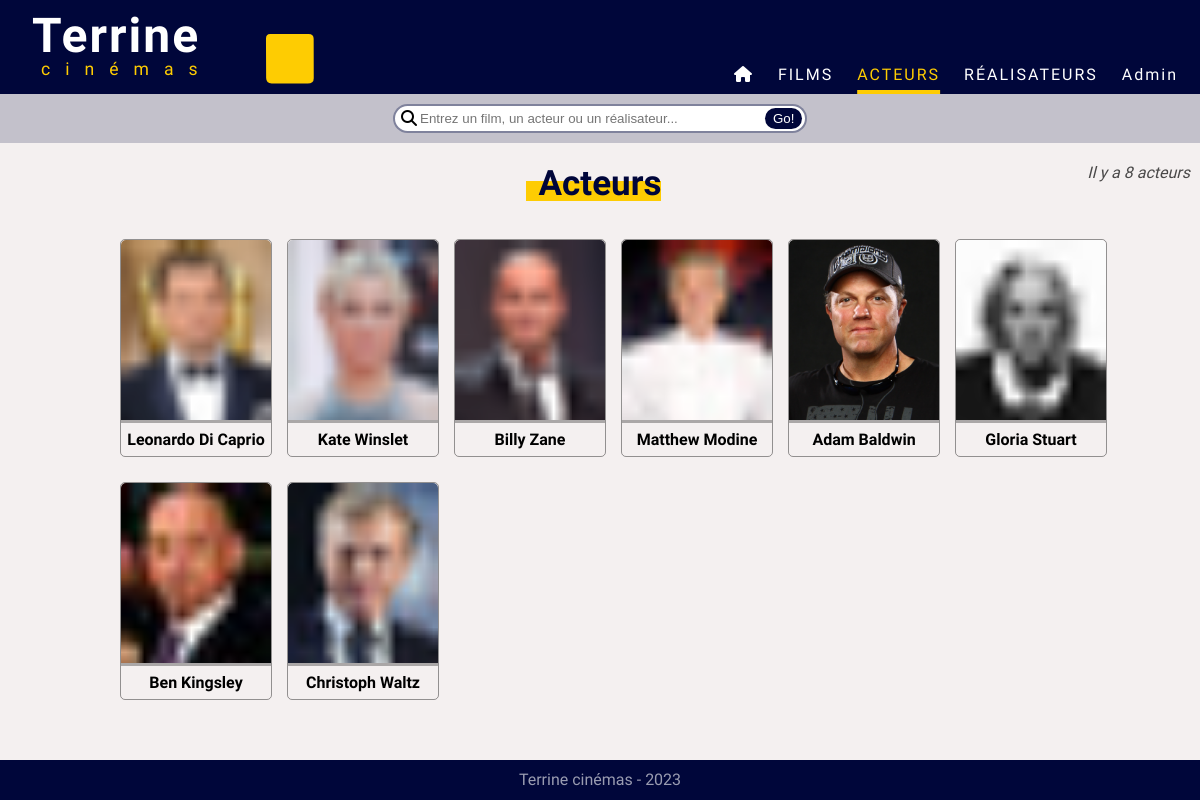
The page /index.php?action=listActors on the database as committed earlier.
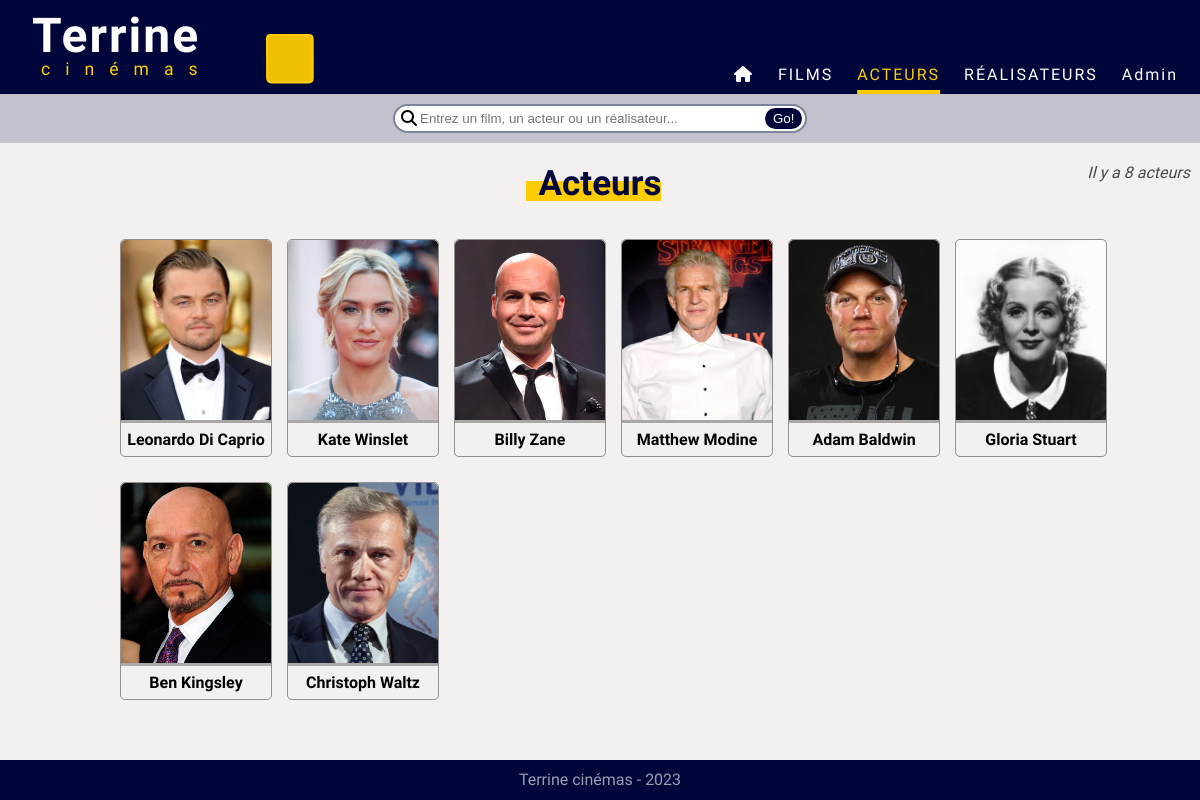
The same page on the database as committed later.
### tables this page shows
CREATE TABLE IF NOT EXISTS `actor` (
  `actor_id` int NOT NULL AUTO_INCREMENT,
  `person_id` int DEFAULT NULL,
  PRIMARY KEY (`actor_id`),
  KEY `FK_actor_person` (`person_id`),
  CONSTRAINT `FK_actor_person` FOREIGN KEY (`person_id`) REFERENCES `person` (`person_id`)
);

CREATE TABLE IF NOT EXISTS `person` (
  `person_id` int NOT NULL AUTO_INCREMENT,
  `person_firstName` varchar(150) NOT NULL,
  `person_lastName` varchar(150) NOT NULL,
  `person_gender` varchar(10) DEFAULT NULL,
  `person_birthDate` date DEFAULT NULL,
  `person_imgUrl` varchar(150) DEFAULT NULL,
  `create_Time` datetime DEFAULT CURRENT_TIMESTAMP,
  PRIMARY KEY (`person_id`)
);

### controller/ActorController.php (called while the page is built, shortened)
<?php
    class ActorController {
        public function listActors() {
            $pdo = Connect::seConnecter();
            $request = $pdo->query("
                SELECT CONCAT(person_firstName, ' ', person_lastName) AS actorName, actor_id, p.person_imgUrl
                FROM person p
                INNER JOIN actor a ON a.person_id = p.person_id
            ");
            require "view/listActors.php";
        }
    }
?>

### view/listActors.php (the view, shortened to what this page needs)
    <p class="countElems">Il y a <?= $request->rowCount() ?> acteurs</p>
    <div class="subtitleDiv">
        <h2 class="movieListTitle">Acteurs</h2>
        <div class="underlineMovieListTitle"></div>
    </div>
    <ul class="actorsListGrid">
        <?php
        foreach ($request->fetchAll() as $actor) {
        ?>
            <a href="index.php?action=actorDetails&id=<?= $actor['actor_id'] ?>" class="actorsCard">
                <li>
                    <div class="personCardImgWrapper">
                        <img class="personCardImg" src="<?= $actor['person_imgUrl'] ?>">
                    </div>
                    <p class="actorCardName"><?= $actor["actorName"] ?></p>
                </li>
            </a>
        <?php
        }
        ?>
    </ul>
<?php
    $activeNavHome = "";
    $activeNavMovies = "";
    $activeNavActors = "activeNav";
    $activeNavDirectors = "";
    $activeNavAdmin = "";
    $contenu = ob_get_clean();
    require "view/template.php";
?>

### index.php (shortened to what this page needs)
<?php
    include "controller/ActorController.php";
    $ctrlHome = new HomeController();
    $ctrlActors = new ActorController();
    if(isset($_GET["action"])) {
        switch($_GET["action"]) {
            case "listActors":
                $ctrlActors->listActors();
                break;
        }
    }
    else {
        session_destroy();
        $ctrlHome->getHomepage();
    }
?>

### view/template.php (shortened to what this page needs)
<!DOCTYPE html>
<html lang="fr">
    <head>
        <link rel="stylesheet" href="public/css/style.css">
        <link rel="stylesheet" href="public/css/stylePhone.css">
        <link rel="stylesheet" href="https://cdn.datatables.net/1.13.4/css/jquery.dataTables.css">
        <link rel="stylesheet" href="//code.jquery.com/ui/1.13.2/themes/base/jquery-ui.css">
        <link rel="stylesheet" href="/resources/demos/style.css">
    </head>
    <body>
        <header>
            <div id="title">
                <a href="index.php">
                    <h1>Terrine</h1>
                    <span>cinémas</span>
                </a>
            </div>
            <ul>
                <a href="index.php">
                    <li class="<?= $activeNavHome ?>">
                        <i class="fa-solid fa-house"></i>
                    </li>
                </a>
                <a href="index.php?action=listMovies">
                    <li class="<?= $activeNavMovies ?>">
                        FILMS
                    </li>
                </a>
                <a href="index.php?action=listActors">
                    <li class="<?= $activeNavActors ?>">ACTEURS</li>
                </a>
                <a href="index.php?action=listDirectors">
                    <li class="<?= $activeNavDirectors ?>">RÉALISATEURS</li></a>
                <a href="index.php?action=admin">
                    <li class="<?= $activeNavAdmin ?>">Admin</li>
                </a>
            </ul>
        </header>
        <main>
            <div id="searchDiv">
                <form action="index.php?action=search" method="post">
                    <i id="searchIcon" class="fa-solid fa-magnifying-glass"></i>
                    <input id="inputSearch" name="inputSearch" type="text" placeholder="Entrez un film, un acteur ou un réalisateur...">
                    <input id="searchSubmit" type="submit" value="Go!">
                </form>
            </div>
            <?= $contenu ?>
        </main>
        <footer>
            <p>Terrine cinémas - 2023</p>
        </footer>
    </body>
</html>

### public/css/style.css (style rules this page uses)
:root { --primary-color: #00063a; --secondary-color: #FECC02; }
body { background-color: #f4f0f0; margin: 0; animation: fadeIn 0.5s ease forwards; }
a, a:hover, a:visited, a:active { color: inherit; text-decoration: none; }
ul { list-style: none; padding-inline-start: 0; }
li { list-style: none; }
h2 { color: var(--primary-color); }
header { display: inline-flex; width: 100%; position: relative; height: fit-content; background-color: var(--primary-color); font-family: 'Righteous', cursive; letter-spacing: 2px; overflow: hidden; }
#title { padding-bottom: 10px; }
#title h1 { font-size: 3em; margin-block-start: 0; margin-block-end: 0; color: white; margin-left: 32px; padding-top: 7px; }
#title span { font-size: 1.1em; color: var(--secondary-color); letter-spacing: 15px; margin-left: 41px; position: relative; bottom: 5px; }
header ul { position: absolute; right: 10px; bottom: 0px; display: inline-flex; color: white; list-style-type: none; margin-block-end: 3px; font-size: 100%; }
header ul li { margin: 0 5px; padding: 7px; cursor: pointer; text-decoration: underline; text-decoration-color: var(--secondary-color); text-underline-offset: 14px; text-decoration-thickness: 0px; transition: all 0.5s; }
.activeNav { color: var(--secondary-color); text-decoration: underline; text-decoration-color: var(--secondary-color); text-underline-offset: 10px; text-decoration-thickness: 5px; }
.titleSvgContainer { position: absolute; top: 0; }
main { font-family: 'Roboto condensed', sans-serif; text-align:center; width: 100%; margin: 0 auto; margin-bottom: 40px; position: relative; }
.movieListTitle { font-size:1.9em; }
.underlineMovieListTitle { width: 110%; position: absolute; height: 20px; bottom: 3px; right: 0px; z-index: -99; background-color: var(--secondary-color); }
.actorsListGrid { display: grid; grid-template-columns: repeat(6, 1fr); grid-template-rows: 1fr; grid-column-gap: 15px; grid-row-gap: 25px; width: 80%; margin: 0 auto; }
.personCardImg { width: 150px; height: 200px; border-top-left-radius: 5px; border-top-right-radius: 5px; margin: 0 auto; transition: all 0.5s; }
.personCardImgWrapper { width: 150px; height: 180px; overflow: hidden; border-bottom: 3px solid rgba(0,0,0,0.3); }
.actorsCard { display: block; margin: 0 auto; width: 150px; border: 1px solid rgba(0, 0, 0, 0.4); border-radius: 5px; height: fit-content; transition: all 0.5s; }
.actorCardName { font-weight: bold; margin-block-start: 0; margin-block-end: 0; padding: 7px 0; transition: all 0.5s; text-align: center; border-bottom-right-radius: 5px; border-bottom-left-radius: 5px; }
#searchDiv { width: 100%; padding: 10px 0; background-color: rgb(0 6 58 / 20%); }
#searchDiv form { position: relative; width: 50%; margin: 0px auto 0 auto; }
#searchIcon { position: absolute; top: 6px; transform: translateX(8px); z-index: 99; }
#searchSubmit { position: absolute; top: 4px; border-width: 0; padding: 3px 8px; border-radius: 100px; transform: translateX(-42px); background-color: var(--primary-color); color: white; cursor: pointer; transition: all 0.4s; }
#inputSearch { position: relative; width: 60%; padding: 5px 25px; border: 2px solid rgba(0, 6, 58, 0.5); border-radius: 100px; transition: all 0.5s; }
.subtitleDiv { width: fit-content; margin: 0 auto; position: relative; margin-bottom: 35px; font-size: 1.15em; }
.subtitleDiv h2 { margin-block-start: 0; margin-block-end: 0; }
.countElems { position: absolute; right: 10px; font-style: italic; opacity: 0.7; margin-block-start: 0; margin-block-end: 0; }
a { text-decoration: none; }
footer { position: fixed; height: 40px; bottom: 0; background-color: var(--primary-color); width: 100%; margin-top: 20px; }
footer p { font-family: 'Roboto condensed', sans-serif; position: relative; text-align: center; color: white; opacity: 0.6; font-weight: 100; margin-block-start: 0; margin-block-end: 0; padding: 10px 0; }

Rows that differ between the two databases and show on the page:
changed through a linked row, actor (number 1 of 8 on the later page): person.person_imgUrl: a different picture
changed through a linked row, actor (number 2 of 8 on the later page): person.person_imgUrl: a different picture
changed through a linked row, actor (number 3 of 8 on the later page): person.person_imgUrl: a different picture
changed through a linked row, actor (number 4 of 8 on the later page): person.person_imgUrl: a different picture
changed through a linked row, actor (number 6 of 8 on the later page): person.person_imgUrl: a different picture
changed through a linked row, actor (number 7 of 8 on the later page): person.person_imgUrl: a different picture
changed through a linked row, actor (number 8 of 8 on the later page): person.person_imgUrl: a different picture
